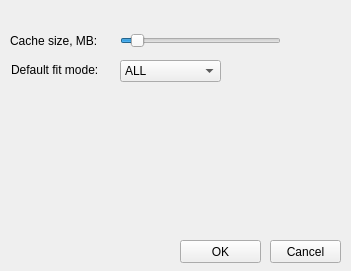
<?xml version="1.0" encoding="UTF-8"?>
<ui version="4.0">
 <class>SettingsDialog</class>
 <widget class="QWidget" name="SettingsDialog">
  <property name="geometry">
   <rect>
    <x>0</x>
    <y>0</y>
    <width>351</width>
    <height>271</height>
   </rect>
  </property>
  <property name="windowTitle">
   <string>Dialog</string>
  </property>
  <widget class="QSlider" name="cacheSlider">
   <property name="geometry">
    <rect>
     <x>120</x>
     <y>30</y>
     <width>161</width>
     <height>22</height>
    </rect>
   </property>
   <property name="minimum">
    <number>32</number>
   </property>
   <property name="maximum">
    <number>512</number>
   </property>
   <property name="singleStep">
    <number>2</number>
   </property>
   <property name="value">
    <number>64</number>
   </property>
   <property name="orientation">
    <enum>Qt::Horizontal</enum>
   </property>
  </widget>
  <widget class="QLabel" name="cacheLabel1">
   <property name="geometry">
    <rect>
     <x>10</x>
     <y>30</y>
     <width>101</width>
     <height>21</height>
    </rect>
   </property>
   <property name="text">
    <string>Cache size, MB:</string>
   </property>
  </widget>
  <widget class="QLabel" name="cacheLabel2">
   <property name="geometry">
    <rect>
     <x>290</x>
     <y>30</y>
     <width>46</width>
     <height>21</height>
    </rect>
   </property>
   <property name="text">
    <string/>
   </property>
  </widget>
  <widget class="QPushButton" name="Cancel">
   <property name="geometry">
    <rect>
     <x>270</x>
     <y>240</y>
     <width>71</width>
     <height>23</height>
    </rect>
   </property>
   <property name="text">
    <string>Cancel</string>
   </property>
  </widget>
  <widget class="QPushButton" name="OK">
   <property name="geometry">
    <rect>
     <x>180</x>
     <y>240</y>
     <width>81</width>
     <height>23</height>
    </rect>
   </property>
   <property name="text">
    <string>OK</string>
   </property>
  </widget>
  <widget class="QLabel" name="fitModeLabel">
   <property name="geometry">
    <rect>
     <x>11</x>
     <y>60</y>
     <width>101</width>
     <height>20</height>
    </rect>
   </property>
   <property name="text">
    <string>Default fit mode:</string>
   </property>
  </widget>
  <widget class="QComboBox" name="fitModeComboBox">
   <property name="geometry">
    <rect>
     <x>120</x>
     <y>60</y>
     <width>101</width>
     <height>22</height>
    </rect>
   </property>
   <item>
    <property name="text">
     <string>ALL</string>
    </property>
   </item>
   <item>
    <property name="text">
     <string>WIDTH</string>
    </property>
   </item>
   <item>
    <property name="text">
     <string>NORMAL</string>
    </property>
   </item>
  </widget>
 </widget>
 <resources/>
 <connections>
  <connection>
   <sender>cacheSlider</sender>
   <signal>valueChanged(int)</signal>
   <receiver>cacheLabel2</receiver>
   <slot>setNum(int)</slot>
   <hints>
    <hint type="sourcelabel">
     <x>219</x>
     <y>37</y>
    </hint>
    <hint type="destinationlabel">
     <x>287</x>
     <y>41</y>
    </hint>
   </hints>
  </connection>
  <connection>
   <sender>Cancel</sender>
   <signal>clicked()</signal>
   <receiver>SettingsDialog</receiver>
   <slot>close()</slot>
   <hints>
    <hint type="sourcelabel">
     <x>333</x>
     <y>249</y>
    </hint>
    <hint type="destinationlabel">
     <x>383</x>
     <y>222</y>
    </hint>
   </hints>
  </connection>
  <connection>
   <sender>OK</sender>
   <signal>clicked()</signal>
   <receiver>SettingsDialog</receiver>
   <slot>writeSettings()</slot>
   <hints>
    <hint type="sourcelabel">
     <x>247</x>
     <y>258</y>
    </hint>
    <hint type="destinationlabel">
     <x>294</x>
     <y>223</y>
    </hint>
   </hints>
  </connection>
 </connections>
 <slots>
  <slot>writeSettings()</slot>
 </slots>
</ui>
